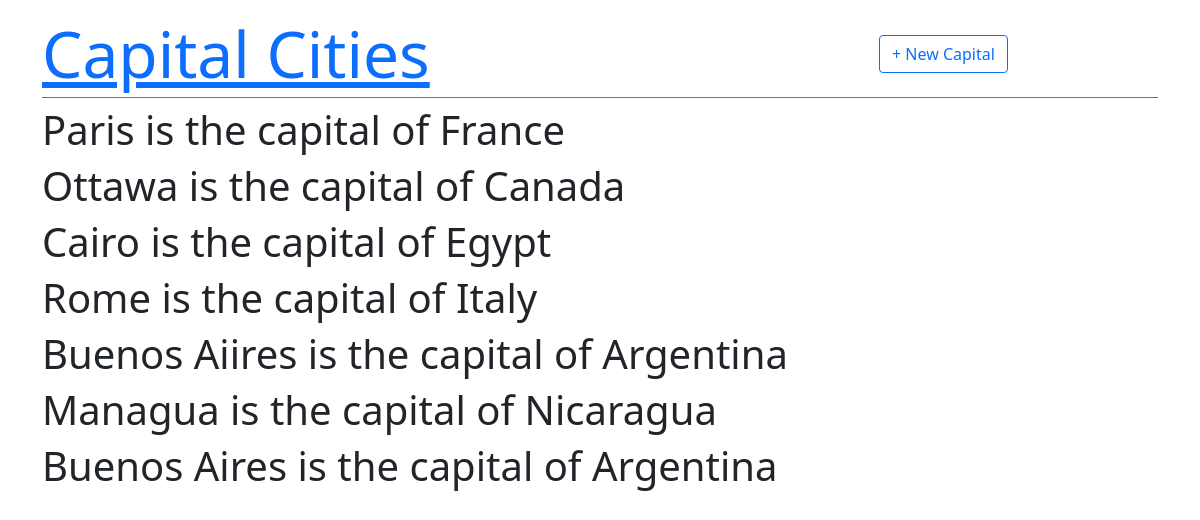
The page / on the database its author committed.
### capitals/models.py (models this page shows, shortened)
class Capital(models.Model):
    city = models.CharField(max_length=100)
    country = models.CharField(max_length=100)

### capitals/views.py (the view)
# urls.py: path("", HomePageView.as_view(), name="home"),
class HomePageView(ListView):
    template_name = "home.html"
    model = Capital

### templates/home.html
{% extends "base.html" %}
{% block content %}
{% for capital in capital_list %}
<div class="my-2">
  <h3 class="display-6">{{ capital.city }} is the capital of {{ capital.country }}</h3>
</div>
{% endfor %}
{% endblock content %}

### templates/base.html (shortened to what this page needs)
<html>
  <head>
    <link href="https://cdn.jsdelivr.net/npm/bootstrap@5.1.3/dist/css/bootstrap.min.css" rel="stylesheet">
  </head>
  <body>
    <div class="container my-3">
      <header class="border-bottom border-secondary pb-1 d-flex align-items-center">
        <div class="col-9 display-3">
          <a href="{% url 'home' %}">Capital Cities</a>
        </div>
        <div class="col">
            <a class="btn btn-outline-primary" href="{% url 'capital_new' %}">+ New Capital</a>
        </div>
      </header>
      {% block content %}
      {% endblock content %}
    </div>
  </body>
</html>

### rows shown on the page
Capital: city "Paris", country "France"
Capital: city "Ottawa", country "Canada"
Capital: city "Cairo", country "Egypt"
Capital: city "Rome", country "Italy"
Capital: city "Buenos Aiires", country "Argentina"
Capital: city "Managua", country "Nicaragua"
Capital: city "Buenos Aires", country "Argentina"
